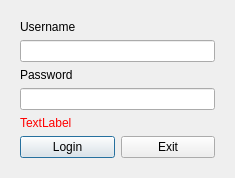
<?xml version="1.0" encoding="UTF-8"?>
<ui version="4.0">
 <class>LoginDialog</class>
 <widget class="QDialog" name="LoginDialog">
  <property name="geometry">
   <rect>
    <x>0</x>
    <y>0</y>
    <width>235</width>
    <height>173</height>
   </rect>
  </property>
  <property name="windowTitle">
   <string>VCenter Monitor</string>
  </property>
  <layout class="QGridLayout" name="gridLayout">
   <item row="0" column="0">
    <widget class="QWidget" name="widget" native="true">
     <layout class="QGridLayout" name="gridLayout_2">
      <item row="2" column="0">
       <widget class="QLabel" name="label_2">
        <property name="text">
         <string>Password</string>
        </property>
       </widget>
      </item>
      <item row="0" column="0">
       <widget class="QLabel" name="label">
        <property name="text">
         <string>Username</string>
        </property>
       </widget>
      </item>
      <item row="3" column="0">
       <widget class="QLineEdit" name="txtPassword">
        <property name="echoMode">
         <enum>QLineEdit::Password</enum>
        </property>
        <property name="clearButtonEnabled">
         <bool>false</bool>
        </property>
       </widget>
      </item>
      <item row="1" column="0">
       <widget class="QLineEdit" name="txtUsername"/>
      </item>
      <item row="6" column="0">
       <layout class="QHBoxLayout" name="horizontalLayout">
        <item>
         <widget class="QPushButton" name="btnLogin">
          <property name="text">
           <string>Login</string>
          </property>
          <property name="icon">
           <iconset resource="resource.qrc">
            <normaloff>:/icon/icon/login-24.png</normaloff>:/icon/icon/login-24.png</iconset>
          </property>
         </widget>
        </item>
        <item>
         <widget class="QPushButton" name="btnExit">
          <property name="text">
           <string>Exit</string>
          </property>
          <property name="icon">
           <iconset resource="resource.qrc">
            <normaloff>:/icon/icon/150_-_Cancel-20.png</normaloff>:/icon/icon/150_-_Cancel-20.png</iconset>
          </property>
         </widget>
        </item>
       </layout>
      </item>
      <item row="5" column="0">
       <spacer name="verticalSpacer">
        <property name="orientation">
         <enum>Qt::Vertical</enum>
        </property>
        <property name="sizeHint" stdset="0">
         <size>
          <width>20</width>
          <height>40</height>
         </size>
        </property>
       </spacer>
      </item>
      <item row="4" column="0">
       <widget class="QLabel" name="lblMessage">
        <property name="enabled">
         <bool>true</bool>
        </property>
        <property name="styleSheet">
         <string notr="true">color: rgb(255, 0, 0);</string>
        </property>
        <property name="text">
         <string>TextLabel</string>
        </property>
       </widget>
      </item>
     </layout>
    </widget>
   </item>
  </layout>
 </widget>
 <resources>
  <include location="resource.qrc"/>
 </resources>
 <connections/>
</ui>
